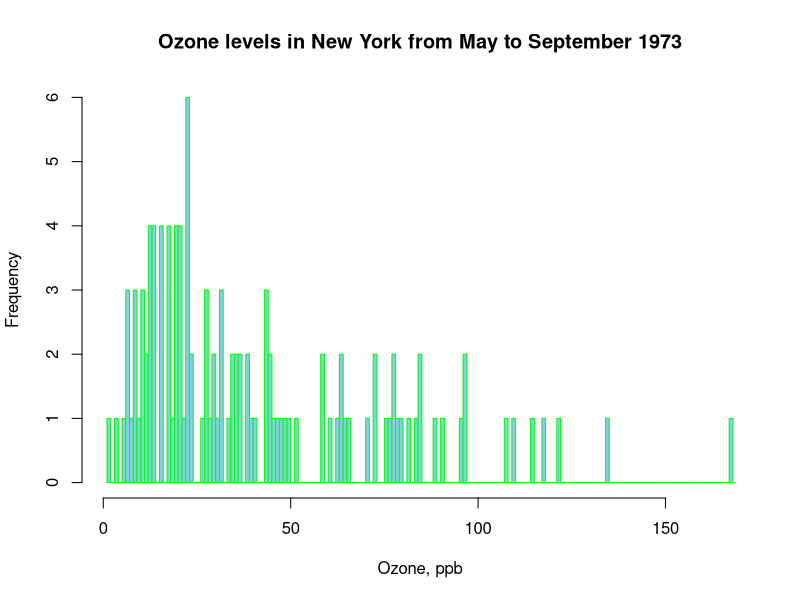
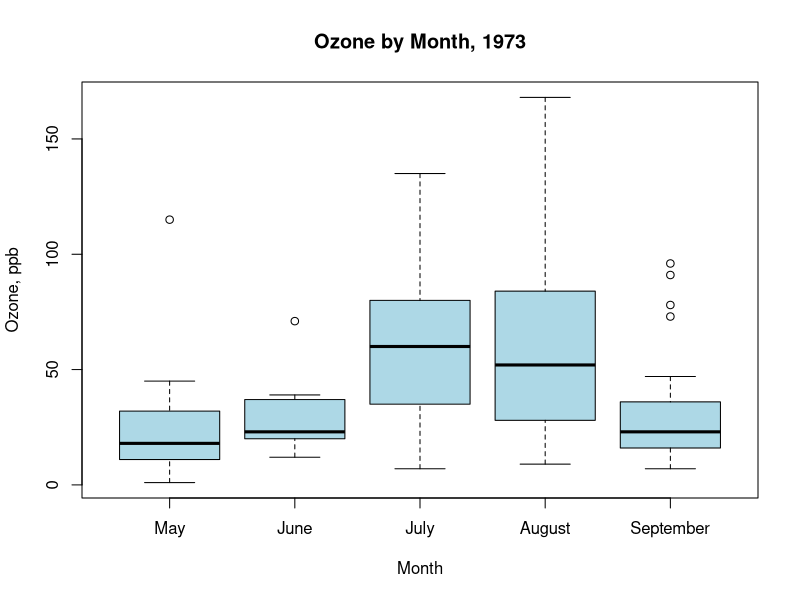
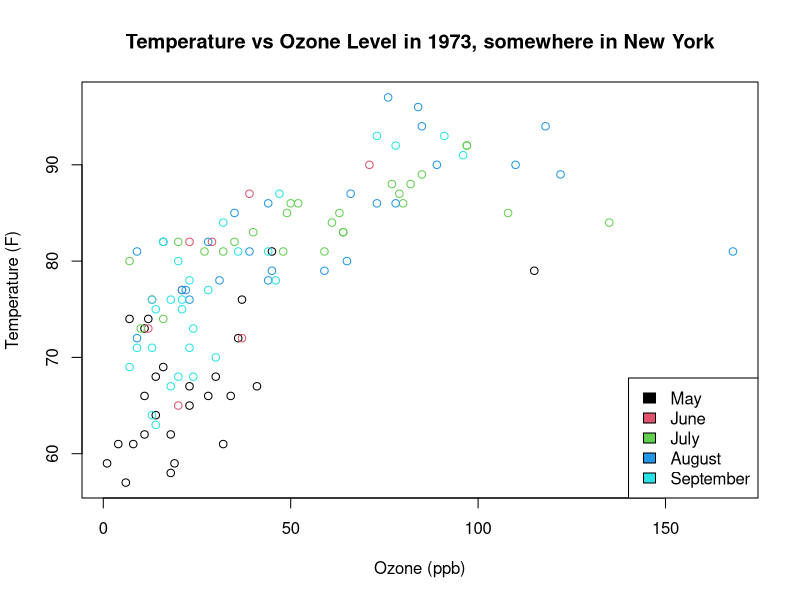
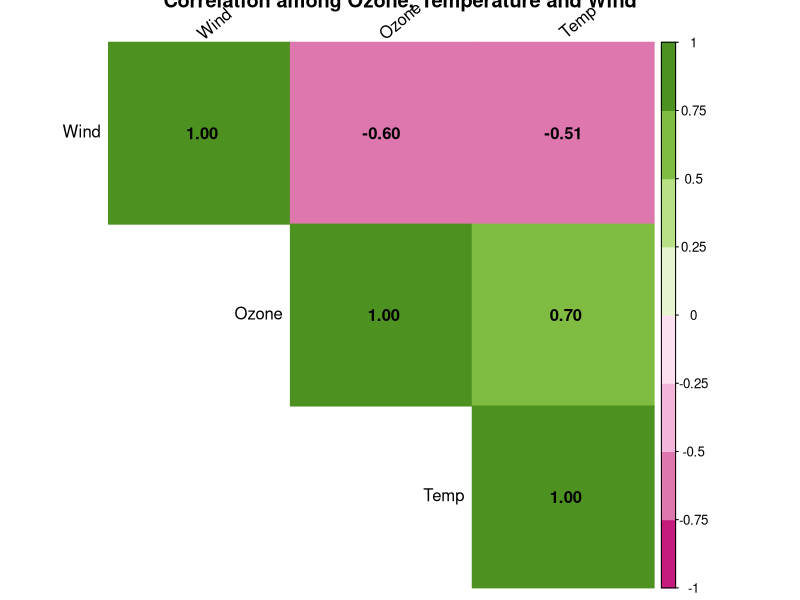

These charts were generated, in order, by the following R code:
## ---- chunk 1
#Load your dataset and check structure, NAs, show 6 lines

library(tidyverse)
library(corrplot)
library(RColorBrewer)

data("airquality")

str(airquality)                          # showing 153 obs. of  6 variables, int/num

print (colSums(is.na(airquality)))       # showing the NA in Ozone and Solar.R

head(airquality)

## ---- chunk 2
#Your code for Ozone goes here

airquality |>
  
  summarize(                            # for Ozone get:
          mean(Ozone, na.rm = TRUE),    #  mean
          median (Ozone, na.rm = TRUE), #  median
          sd(Ozone, na.rm = TRUE),      #  std dev
          min(Ozone, na.rm = TRUE),                   #  min
          max(Ozone, na.rm = TRUE)                    #  max
  )

## ---- chunk 3
#Your code for Temp goes here

airquality |>
  
  summarize(                           # for Temp get:
          mean(Temp, na.rm = TRUE),    #  mean
          median (Temp, na.rm = TRUE), #  median
          sd(Temp, na.rm = TRUE),      #  std dev
          min(Temp),                   #  min
          max(Temp)                    #  max
  )
## ---- chunk 4
#Your code for Wind goes here

airquality |>
  
  summarize(                           # for Wind get:
          mean(Wind, na.rm = TRUE),    #  mean
          median (Wind, na.rm = TRUE), #  median
          sd(Wind, na.rm = TRUE),      #  std dev
          min(Wind),                   #  min
          max(Wind)                    #  max
  )

## ---- chunk 5
#Your code goes here


hist(airquality$Ozone,                                                          # hist ignores NA values by default
        main = "Ozone levels in New York from May to September 1973",           # Title
        xlab = "Ozone, ppb",                    # X-axis label
        ylab = "Frequency",                     # Y-axis label
        col = "skyblue",                        # Bar color
        border = "green",                       # enhance a little
        breaks = 200                             # call for more bins to narrow line
    )


## ---- chunk 6
# Your code here

# first recode months and create factor.  Just following the class activity (storms)

airquality2 <- airquality |>
  mutate(
    month_name = case_when(
      Month == 5 ~ "May",
      Month == 6 ~ "June",
      Month == 7 ~ "July",
      Month == 8 ~ "August",
      Month == 9 ~ "September" ),
    # Convert to factor with explicit order
      month_name = factor(month_name,
                            levels = c("May", "June", "July", "August", "September"))
  )

# second remove rows with ozone NA, then boxplot

airquality3 <- filter(airquality2, !is.na(Ozone))               # filter rows with NAs in Ozone

boxplot(Ozone ~ month_name, data=airquality3, 
             main = "Ozone by Month, 1973",
            xlab = "Month",
            ylab = "Ozone, ppb",
             col = "lightblue")

## ---- chunk 7
# Your code goes here

plot (Temp ~ Ozone, data = airquality3, 
      col = airquality3$month_name,
      main = "Temperature vs Ozone Level in 1973, somewhere in New York",
      ylab = "Temperature (F)",
      xlab = "Ozone (ppb)"
)
      legend("bottomright", legend=levels(airquality3$month_name), fill=unique(airquality3$month_name))  # legend added for clarity
      

## ---- chunk 8
# Your code goes here

cor_airquality <- cor (
  airquality3 |>
    select(Ozone, Temp, Wind)
)

cor_airquality


corrplot(cor_airquality, method = "color", type = "upper", order = "hclust",
         tl.col = "black", tl.srt = 40, addCoef.col = "black", col = brewer.pal(n = 8, name = "PiYG"),
         title = "Correlation among Ozone, Temperature and Wind")

## ---- chunk 9
# your code goes here

airquality3 |>
  group_by(month_name) |>
  summarize (count = n(), Ozone_avg = mean(Ozone), Temp_avg = mean(Temp), Wind_avg = mean(Wind))    # airquality3 contains no NA
  

